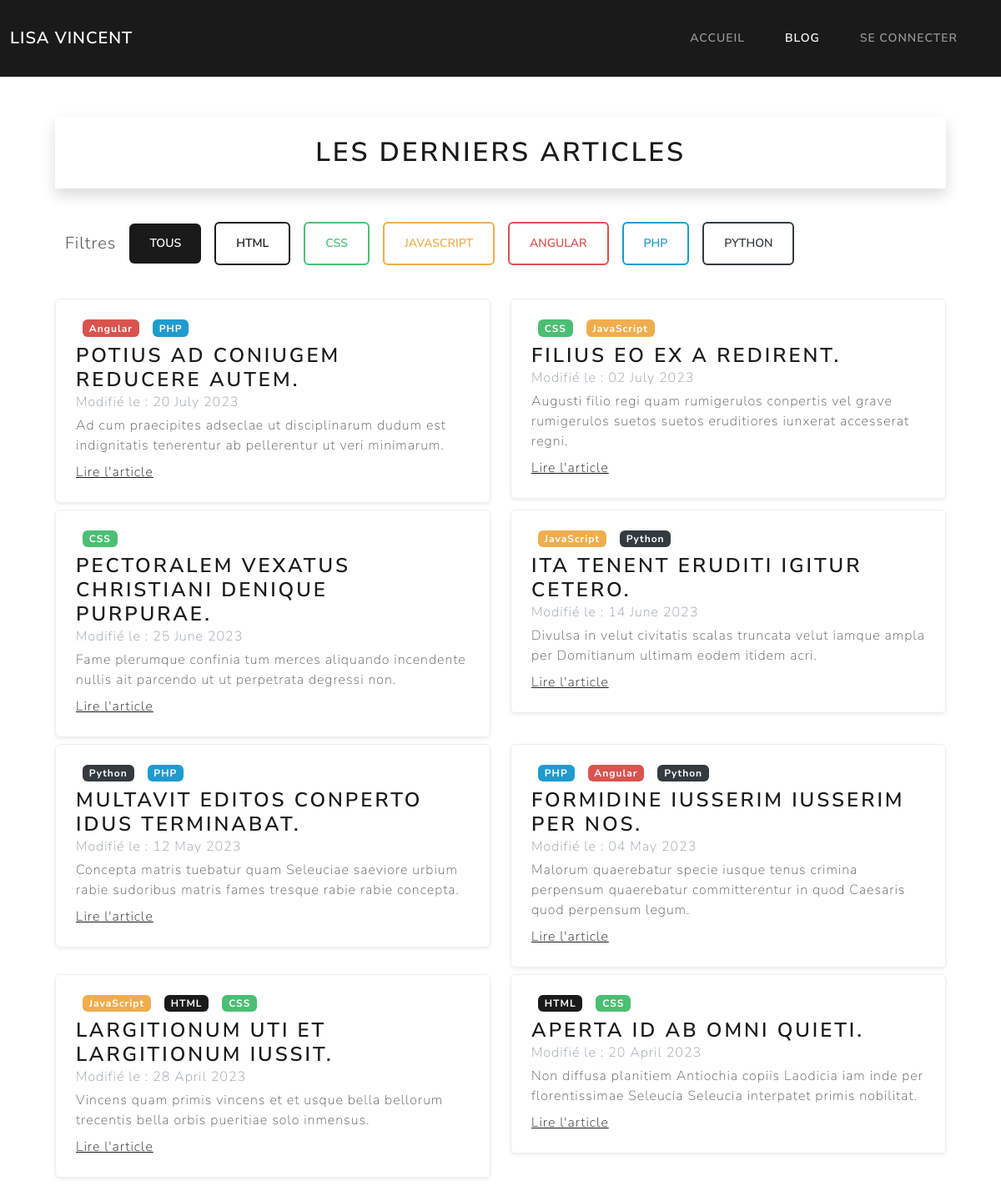
/posts/, run on the app's committed database.
### tables this page shows
CREATE TABLE IF NOT EXISTS tags (
    id INT AUTO_INCREMENT PRIMARY KEY NOT NULL,
    name VARCHAR(50) NOT NULL,
    badge VARCHAR(50) NOT NULL,
    created_at TIMESTAMP DEFAULT CURRENT_TIMESTAMP,
    updated_at TIMESTAMP DEFAULT CURRENT_TIMESTAMP ON UPDATE CURRENT_TIMESTAMP
);

CREATE TABLE IF NOT EXISTS posts (
    id INT AUTO_INCREMENT PRIMARY KEY NOT NULL,
    title VARCHAR(100) NOT NULL,
    chapo TEXT NOT NULL,
    content TEXT NOT NULL,
    author INT NOT NULL,
    created_at TIMESTAMP DEFAULT CURRENT_TIMESTAMP,
    updated_at TIMESTAMP DEFAULT CURRENT_TIMESTAMP ON UPDATE CURRENT_TIMESTAMP,
    FOREIGN KEY (author) REFERENCES users(id)
);

### app/Controllers/Controller.php (called while the page is built, shortened)
<?php
abstract class Controller {
    protected $db;
    public $views = '../views/';
    public function __construct(Connection $db)
    {
        $this->db = $db;
    }
    protected function view(string $path, array $params = null)
    {
        $path = str_replace('.', DIRECTORY_SEPARATOR, $path);
        require $this->views . $path . '.php';
        $content = ob_get_clean();
        require $this->views . 'layout.php';
    }
    protected function getDB(): Connection
    {
        return $this->db;
    }
}

### app/Controllers/BlogController.php (called while the page is built, shortened)
<?php
class BlogController extends Controller {
    public function index()
    {
        $post = new Post($this->getDB());
        $posts = $post->all();
        $tag = new Tag($this->getDB());
        $tags = $tag->all();
        return $this->view('blog.index', compact('posts', 'tags'));
    }
}
?>

### routes/Route.php (called while the page is built, shortened)
<?php
class Route {
    public $path;
    public $action;
    public $matches;
    public function __construct($path, $action)
    {
        $this->path = trim($path, '/');
        $this->action = $action;
    }
    public function matches(string $url)
    {
        $path = preg_replace('#:([\w]+)#', '([^/]+)', $this->path);
        $pathToMatch = "#^$path$#i";
        if(preg_match($pathToMatch, $url, $matches))
        {
            $this->matches = $matches;
            return true;
        }else{
            return false;
        }
    }
    public function execute()
    {
        $params = explode('@', $this->action);
        $controller = new $params[0](new Connection(DB_NAME, DB_HOST, DB_USER, DB_PWD));
        $method = $params[1];
        return isset($this->matches[1]) ? $controller->$method($this->matches[1]) : $controller->$method();
    }
}
?>

### routes/Router.php (called while the page is built, shortened)
<?php
class Router {
    public $url;
    public $routes = [];
    public function __construct($url)
    {
        $this->url = trim($url, '/');
    }
    public function get(string $path, string $action)
    {
        $this->routes['GET'][] = new Route($path, $action);
    }
    public function post(string $path, string $action)
    {
        $route = new Route($path, $action);
        $this->routes['POST'][] = $route;
        return $route;
    }
    public function run()
    {
        foreach($this->routes[$_SERVER['REQUEST_METHOD']] as $route)
        {
            if($route->matches($this->url))
            {
                return $route->execute();
            }
        }
        throw new NotFoundException('La page demandée est introuvable.');
    }
}

### public/index.php (called while the page is built, shortened)
<?php
$router = new Router($_GET['url']);
$router->get('/', 'App\Controllers\HomeController@index');
$router->get('/posts', 'App\Controllers\BlogController@index');
$router->get('/posts/:id', 'App\Controllers\BlogController@show');
$router->get('/auth/login', 'App\Controllers\AuthController@login');
$router->post('/auth/login', 'App\Controllers\AuthController@loginPost');
$router->get('/auth/signup', 'App\Controllers\AuthController@signup');
$router->post('/auth/signup', 'App\Controllers\AuthController@signupPost');
$router->get('/logout', 'App\Controllers\AuthController@logout');
$router->get('/admin/dashboard', 'App\Controllers\AuthController@admin');
$router->get('/admin/posts', 'App\Controllers\Admin\PostController@index');
$router->get('/admin/posts/create', 'App\Controllers\Admin\PostController@create');
$router->post('/admin/posts/create', 'App\Controllers\Admin\PostController@createPost');
$router->get('/admin/posts/edit/:id', 'App\Controllers\Admin\PostController@edit');
$router->post('/admin/posts/edit/:id', 'App\Controllers\Admin\PostController@update');
$router->post('/admin/posts/delete/:id', 'App\Controllers\Admin\PostController@delete');
$router->get('/admin/comments/', 'App\Controllers\Admin\CommentController@index');
$router->get('/admin/comments/:id', 'App\Controllers\Admin\CommentController@accept');
$router->get('/admin/comments/delete/:id', 'App\Controllers\Admin\CommentController@delete');
$router->post('/posts/:id/comment/create', 'App\Controllers\Admin\CommentController@commentPost');
$router->get('/admin/users', 'App\Controllers\Admin\UserController@index');
$router->get('/admin/users/:id', 'App\Controllers\Admin\UserController@show');
$router->post('/contact', 'App\Controllers\MailController@send');
try {
    $router->run();
} catch(NotFoundException $e) {
    return $e->error404();
}

### app/Models/Model.php (called while the page is built, shortened)
<?php
abstract class Model {
    protected $db;
    protected $table;
    public function __construct(Connection $db)
    {
        $this->db = $db;
    }
    public function all(): array
    {
        return $this->query("SELECT * FROM {$this->table} ORDER BY updated_at DESC");
    }
    public function query(string $sql, array $param = null, bool $single = null)
    {
        $method = is_null($param) ? 'query' : 'prepare';
        $fetch = is_null($single) ? 'fetchAll' : 'fetch';
        $statement = $this->db->getPDO()->$method($sql);
        $statement->setFetchMode(PDO::FETCH_CLASS, get_class($this), [$this->db]);
        if($method === 'query') {
            return $statement->$fetch();
        } else {
            $statement->execute($param);
            return $statement->$fetch();
        }
    }
}

### database/Connection.php (called while the page is built, shortened)
<?php
class Connection {
    private $dbname;
    private $host;
    private $username;
    private $password;
    private $pdo;
    public function __construct(string $dbname, string $host, string $username, string $password)
    {
        $this->dbname = $dbname;
        $this->host = $host;
        $this->username = $username;
        $this->password = $password;
    }
    public function getPDO(): PDO
    {
        return $this->pdo ?? $this->pdo = new PDO("mysql:dbname={$this->dbname};host={$this->host}", $this->username, $this->password,
        [
            PDO::ATTR_ERRMODE => PDO::ERRMODE_EXCEPTION,
            PDO::ATTR_DEFAULT_FETCH_MODE => PDO::FETCH_OBJ,
            PDO::MYSQL_ATTR_INIT_COMMAND => "SET NAMES 'UTF8'"
        ]);
    }
}
?>

### views/blog/index.php (the view)
<div class="container p-4">
    <h1 class="text-center p-4 mb-4 shadow">Les derniers articles</h1>
    <div class="row mb-2 align-items-stretch">
        <div class="col-12 mb-4 m-auto p-3">
            <div class="d-flex justify-content-start align-items-center flex-wrap">
                <span class="lead px-2">Filtres </span>
                <button class=" btn btn-primary btn-tags mx-2" data-filter="all">Tous</button>
                <?php foreach($params['tags'] as $tag): ?>
                    <button class=" btn btn-outline-<?= $tag->badge ?> btn-tags mx-2" data-filter="<?= $tag->name ?>"><?= $tag->name ?></button>
                <?php endforeach ?>
            </div>
        </div>
        <?php foreach($params['posts'] as $post): ?>
            <div class="col-md-6 mb-2 card-post <?php foreach($post->getTags() as $tag): ?> <?= $tag->name ?> <?php endforeach ?>">
                <div class="row g-0 border rounded overflow-hidden flex-md-row shadow-sm h-md-350 position-relative post-card">
                    <div class="col p-4 d-flex flex-column position-static">
                        <div class="d-flex align-items-center">
                            <?php foreach($post->getTags() as $tag) : ?>
                                <strong class="badge bg-<?= $tag->badge ?> d-inline-block mb-2 mx-2">
                                    <span class="text-white" data-filter="<?= $tag->name ?>"><?= $tag->name ?></span>
                                </strong>
                            <?php endforeach ?>
                        </div>
                        <h3 class="mb-0"><?= $post->title ?></h3>
                        <div class="mb-1 text-muted">Modifié le : <?= $post->getUpdatedAt() ?></div>
                        <p class="card-text mb-auto post-chapo"><?= $post->chapo ?></p>
                        <?= $post->getButton(); ?>
                    </div>
                </div>
            </div>
        <?php endforeach ?>
    </div>
</div>

### app/Models/Post.php (shortened to what this page needs)
<?php
class Post extends Model {
    public function getUpdatedAt(): string
    {
        return (new DateTime($this->updated_at))->format('d F Y');
    }
    public function getButton(): string
    {
        return <<<HTML
        <a href="/Vincent_Lisa_1_repository_git_042023/posts/$this->id" class="mt-2 position-relative bottom-0">Lire l'article</a>
HTML;
    }
    public function getTags()
    {
        return $this->query("
            SELECT t.* FROM tags t
            INNER JOIN post_tag pt ON pt.tag_id = t.id
            WHERE pt.post_id = ?
        ", [$this->id]);
    }
}

### views/layout.php (shortened to what this page needs)
<!doctype html>
<html lang="fr">
    <head>
        <link rel="stylesheet" href="<?= SCRIPTS . 'css' . DIRECTORY_SEPARATOR . 'app.css' ?>">
        <link href="https://cdn.jsdelivr.net/npm/bootstrap@5.2.3/dist/css/bootstrap.min.css" rel="stylesheet">
        <link rel="stylesheet" href="<?= SCRIPTS . 'css' . DIRECTORY_SEPARATOR . 'bootstrap.min.css' ?>">
        <link rel="stylesheet" href="https://cdn.jsdelivr.net/npm/bootstrap-icons@1.10.5/font/bootstrap-icons.css">
    </head>
    <body>
        <?php if(!str_contains($_SERVER['QUERY_STRING'], QUERY.'auth')) : ?>
        <div class="bs-component mb-4">
            <nav class="navbar navbar-expand-lg navbar-dark bg-primary">
                <div class="container-fluid">
                    <a class="navbar-brand w-50" href="<?= URL ?>">Lisa VINCENT</a>
                    <div class="collapse navbar-collapse w-50" id="navbarColor03">
                        <ul class="navbar-nav me-auto w-100 justify-content-end">
                            <li class="nav-item">
                                <a class="nav-link <?php if($_SERVER['QUERY_STRING'] === QUERY) :  ?> active <?php endif ?>" href="<?= URL ?>">Accueil</a>
                            </li>
                            <li class="nav-item">
                                <a class="nav-link <?php if(str_contains($_SERVER['QUERY_STRING'], QUERY.'posts/')) :  ?> active <?php endif ?>" href="<?= URL . 'posts/' ?>">Blog</a>
                            </li>
                            <?php if(!isset($_SESSION['auth'])) : ?>
                            <li class="nav-item">
                                <a class="nav-link <?php if(str_contains($_SERVER['QUERY_STRING'], QUERY.'auth/login')) :  ?> active <?php endif ?>" href="<?= URL . 'auth/login' ?>">Se connecter</a>
                            </li>
                            <?php endif ?>
                        </ul>
                    </div>
                </div>
            </nav>
        </div>
        <?php endif ?>
        <div class="container">
            <?= $content ?>
        </div>
    </body>
</html>

### public/css/app.css (style rules this page uses)
.btn { padding: 0.2rem 0.5rem; }

### data on the page
tags: name "HTML"
tags: name "CSS"
tags: name "JAVASCRIPT", name "JavaScript"
tags: name "ANGULAR", name "Angular"
tags: name "PHP"
tags: name "PYTHON", name "Python"
posts: title "POTIUS AD CONIUGEM REDUCERE AUTEM.", updated_at "20 July 2023", chapo "Ad cum praecipites adseclae ut disciplinarum dudum est indignitatis tenerentur ab pellerentur ut veri minimarum."
posts: title "FILIUS EO EX A REDIRENT.", updated_at "02 July 2023", chapo "Augusti filio regi quam rumigerulos conpertis vel grave rumigerulos suetos suetos eruditiores iunxerat accesserat regni."
posts: title "PECTORALEM VEXATUS CHRISTIANI DENIQUE PURPURAE.", updated_at "25 June 2023", chapo "Fame plerumque confinia tum merces aliquando incendente nullis ait parcendo ut ut perpetrata degressi non."
posts: title "ITA TENENT ERUDITI IGITUR CETERO.", updated_at "14 June 2023", chapo "Divulsa in velut civitatis scalas truncata velut iamque ampla per Domitianum ultimam eodem itidem acri."
posts: title "MULTAVIT EDITOS CONPERTO IDUS TERMINABAT.", updated_at "12 May 2023", chapo "Concepta matris tuebatur quam Seleuciae saeviore urbium rabie sudoribus matris fames tresque rabie rabie concepta."
posts: title "FORMIDINE IUSSERIM IUSSERIM PER NOS.", updated_at "04 May 2023", chapo "Malorum quaerebatur specie iusque tenus crimina perpensum quaerebatur committerentur in quod Caesaris quod perpensum legum."
posts: title "LARGITIONUM UTI ET LARGITIONUM IUSSIT.", updated_at "28 April 2023", chapo "Vincens quam primis vincens et et usque bella bellorum trecentis bella orbis pueritiae solo inmensus."
posts: title "APERTA ID AB OMNI QUIETI.", updated_at "20 April 2023", chapo "Non diffusa planitiem Antiochia copiis Laodicia iam inde per florentissimae Seleucia Seleucia interpatet primis nobilitat."
